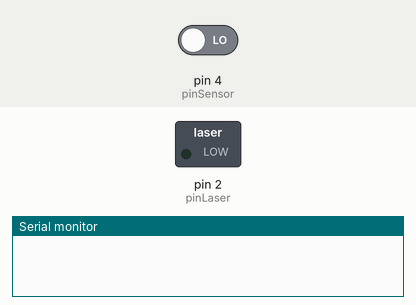
This sketch was run on a simulated Arduino Uno, built with avr-gcc and run on an emulated ATmega328P. Shown: switched loads named in the sketch (green lamp = pin HIGH), the last lines printed to the serial monitor. Inputs (shaded band) come from the test bench; at power-on: pin 4 (pinSensor) LOW.

Above: at 1.2 s.
1.3 s: pin 4 (pinSensor) driven HIGH
At 2.0 s:
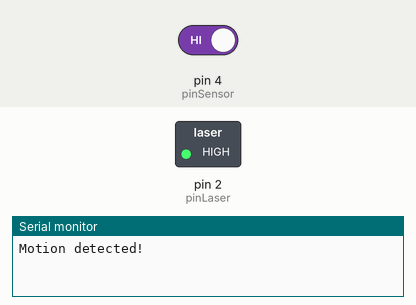
2.8 s: pin 4 (pinSensor) driven LOW
At 3.2 s:
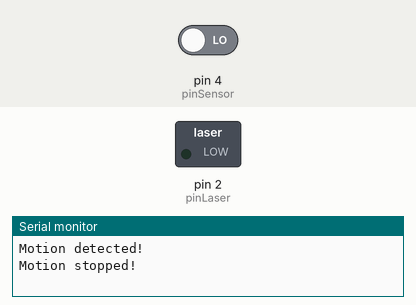
Timing chart, 0 to 5.8 s (numbered marks = the images above; inputs shaded):
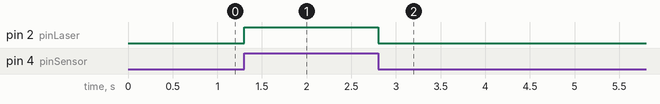

Measured:
- after the input at 1.3 s, pin 2 (pinLaser): LOW → HIGH at once
- after the input at 2.8 s, pin 2 (pinLaser): HIGH → LOW at once

The sketch:

LaserOnMotion.ino
```cpp
// Laser on Pin 4
const int pinLaser = 2;
const int pinSensor = 4;
int pinStateCurrent = LOW;   // current state of pin
int pinStatePrevious = LOW;  // previous state of pin


void setup() {
  pinMode(pinLaser, OUTPUT);
  pinMode(pinSensor, INPUT);
  Serial.begin(9600);  // Setup serial connection for print out to console

}

// the loop function runs over and over again forever
void loop() {

  pinStatePrevious = pinStateCurrent;            // store old state
  pinStateCurrent = digitalRead(pinSensor);  // read new state

  if (pinStatePrevious == LOW && pinStateCurrent == HIGH) {  // pin state change: LOW -> HIGH
    Serial.println("Motion detected!");
    digitalWrite(pinLaser, HIGH);  // emit red laser

  } else if (pinStatePrevious == HIGH && pinStateCurrent == LOW) {  // pin state change: HIGH -> LOW
    Serial.println("Motion stopped!");
    digitalWrite(pinLaser, LOW);  // emit red laser

  }
}
```
